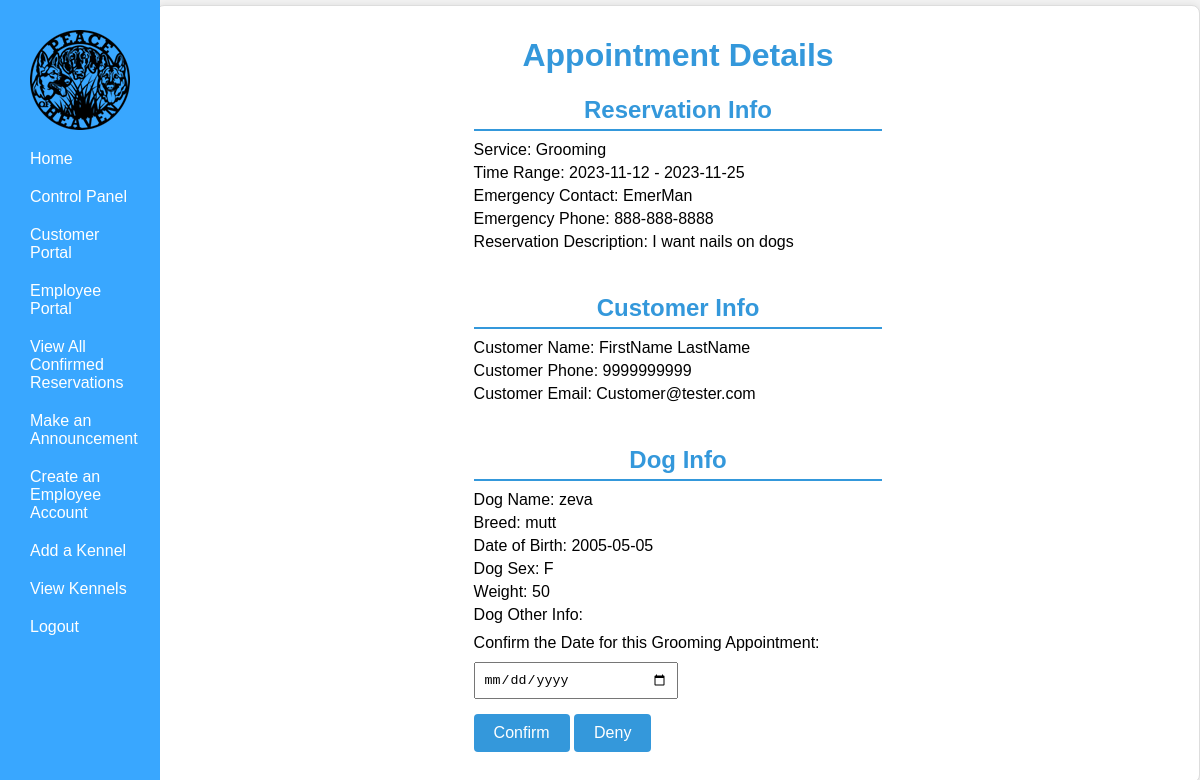
The app's page /php/AdminPortal/AppointmentApproval.php?custid=14&dogid=2&reservationid=6&service=Grooming (signed in), older data.
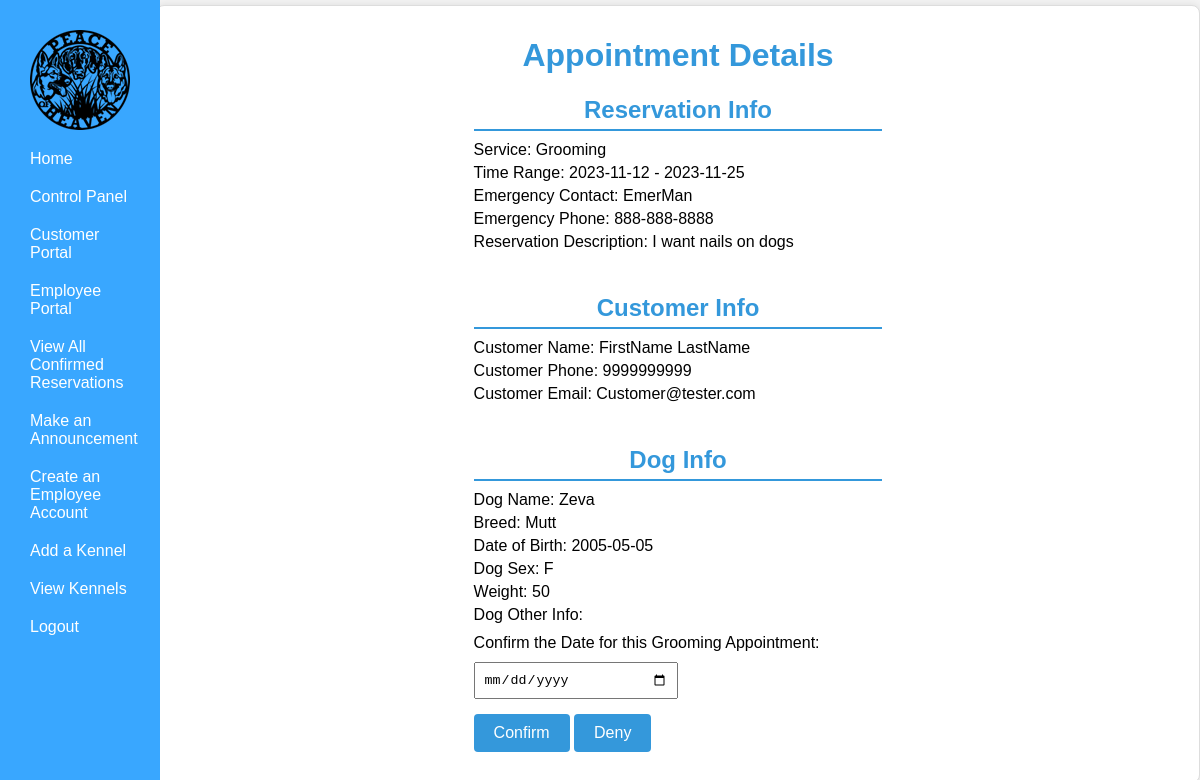
The same page, newer data.
### tables this page shows
CREATE TABLE `dog` (
  `DogID` int(11) NOT NULL,
  `DogName` varchar(30) NOT NULL,
  `Breed` varchar(30) NOT NULL,
  `DogDOB` date NOT NULL,
  `Sex` char(1) NOT NULL,
  `isFixed` tinyint(1) NOT NULL,
  `Weight` int(3) NOT NULL,
  `Color` varchar(16) NOT NULL,
  `HasForms` tinyint(1) NOT NULL DEFAULT 0,
  `DogOtherInfo` varchar(500) NOT NULL,
  `CustID` int(11) NOT NULL
);

### php/UserHandling/classes/Config.php (called while the page is built)
<?php
class Config {
    public static function get($path = null) {
        if($path) {
            $config = $GLOBALS['config'];
            $path = explode('/',$path);
            foreach($path as $bit ) {
                if(isset($config[$bit])) {
                    $config = $config[$bit];
                } else {
                    return false;
                }
            }
            return $config;
        }
        return false;
    }
}

### php/UserHandling/classes/DB.php (called while the page is built, shortened)
<?php
class DB {
    private static $_instance = null;
    private $_pdo,
            $_query,
            $_lastQuery,
            $_error = false,
            $_results,
            $_count = 0;
    private function __construct() {
        try {
            $this->_pdo = new PDO('mysql:host=' . Config::get('mysql/host') . ';dbname=' . Config::get('mysql/db'),Config::get('mysql/username'), Config::get('mysql/password'));
        } catch (PDOException $e) {
            die($e->getMessage());
        }
    }
    public static function getInstance() {
        if(!isset(self::$_instance)) {
            self::$_instance = new DB();
        }
        return self::$_instance;
    }
    public function query($sql, $params = array()) {
        $this->_error = false;
        if($this->_query = $this->_pdo->prepare($sql)) {
            $x=1;
            if(count($params)) {
                foreach($params as $param) {
                    $this->_query->bindValue($x, $param);
                    $x++;
                }
            }
            if($this->_query->execute()) {
                $this->_results = $this->_query->fetchAll(PDO::FETCH_OBJ);
                $this->_count = $this->_query->rowCount();
            } else {
                $this->_error = true;
            }
        }
        return $this;
    }
    public function get($table, $where) {
        return $this->action('SELECT *', $table, $where);
    }
    public function results() {
        return $this->_results;
    }
    public function first() {
        return $this->results()[0];
    }
    private function action ($action, $table, $where = array()) {
        if(count($where) === 3) {
            $operators = array('=','>','<','<=','>=');
            $field      = $where[0];
            $operator   = $where[1];
            $value      = $where[2];
            if (in_array($operator, $operators)) {
                $sql = "{$action} FROM {$table} WHERE {$field} {$operator} ?";
                if(!$this->query($sql,array($value))->error()) {
                    return $this;
                }
            }
        }
        return false;
    }
    public function count() {
        return $this->_count;
    }
    public function error() {
        return $this->_error;
    }
}

### php/UserHandling/classes/User.php (called while the page is built, shortened)
<?php
class User {
    private $_db,
            $_data,
            $_sessionName,
            $_cookieName,
            $_isLoggedIn;
    public function __construct($user = null) {
        $this->_db = DB::getInstance();
        $this->_sessionName = Config::get('session/session_name');
        if(!$user) {
            if(Session::exists($this->_sessionName)) {
                $user = Session::get($this->_sessionName);
                if($this->find($user)) {
                    $this->_isLoggedIn = true;
                } else {
                }
            }
        } else {
            $this->find($user);
        }
    }
    public function find($user = null) {
        if($user) {
            $field = (is_numeric($user)) ? 'id' : 'username';
            $data = $this->_db->get('users', array($field, '=', $user));
            if($data->count() > 0) {
                $this->_data = $data->first();
                return true;
            }
        }
        return false;
    }
    public function data() {
        return $this->_data;
    }
    public function isLoggedIn() {
        return $this->_isLoggedIn;
    }
}

### php/UserHandling/classes/Session.php (called while the page is built, shortened)
<?php
class Session {
    public static function exists($name) {
        return (isset($_SESSION[$name])) ? true : false;
    }
    public static function get($name) {
        return $_SESSION[$name];
    }
}

### php/UserHandling/classes/GroomingReservation.php (called while the page is built, shortened)
<?php
class GroomingReservation {
    private $_db,
            $_groomingReservationData,
            $_sessionName,
            $_cookieName;
    public function __construct($service, array $dogs) {
        $this->_db = DB::getInstance();
    }
    public function getReservationData()
    {
        return $this->_groomingReservationData;
    }
    public function getReservationById($reservationId) {
        $fields = 'GroomResID';
        $data = $this->_db->get('grooming_reservation', array($fields, '=', $reservationId));
        if($data->count() > 0) {
            $this->_groomingReservationData = $data->first();
            return true;
        }
        return false;
    }
}

### php/UserHandling/classes/Customer.php (called while the page is built, shortened)
<?php
class Customer {
    private $_db,
            $_customerData,
            $_sessionName;
    public function __construct() {
        $this->_db = DB::getInstance();
    }
    public function findCustInfoWithCustID($customer = null){
        if($customer){
            $fields = 'CustID';
            $data = $this->_db->get('customer', array($fields, '=', $customer));
            if($data->count() > 0) {
                $this->_customerData = $data->first();
                return true;
            }
        }else{
            return false;
        }
    }
    public function data(){
        return $this->_customerData;
    }
}

### php/UserHandling/classes/Dog.php (called while the page is built, shortened)
<?php
class Dog {
    private $_db,
            $_dogData,
            $_sessionName;
    public function __construct() {
        $this->_db = DB::getInstance();
    }
    public function findDogInfoWithDogID($dog = null){
        if($dog){
            $fields = 'DogID';
            $data = $this->_db->get('dog', array($fields, '=', $dog));
            if($data->count() > 0) {
                $this->_dogData = $data->first();
                return true;
            }
        }else{
            return false;
        }
    }
    public function data(){
        return $this->_dogData;
    }
}

### php/AdminPortal/AppointmentApproval.php (the view, shortened to what the changed rows need)
<?php
    $user = new User();
    if($user->isLoggedIn()) {
    $customer = new Customer();
    $dog = new Dog();
    if($user->data()->group == 3) {
        include("../AdminPortal/AdminNavBar.php");
    }
    $customer->findCustInfoWithCustID($_SESSION['custid']);
    $dog->findDogInfoWithDogID($_SESSION['dogid']);
    $custName = $customer->data()->CustFirstName . ' ' . $customer->data()->CustLastName;
    $custPhone = $customer->data()->CustPhone;
    $custEmail = $customer->data()->AcctEmail;
    $dogName = $dog->data()->DogName;
    $dogBreed = $dog->data()->Breed;
    $dogDOB = $dog->data()->DogDOB;
    $dogSex = $dog->data()->Sex;
    $dogWeight = $dog->data()->Weight;
    $dogOtherInfo = $dog->data()->DogOtherInfo;
    if($_SESSION['service'] == 'Grooming')
    {
        $groomingReservation = new GroomingReservation('Grooming',array());
        $groomingReservation->getReservationById($_SESSION['reservationid']);
        $timeRange = $groomingReservation->getReservationData()->ResStartDate . ' - ' . $groomingReservation->getReservationData()->ResEndDate;
        $emerContact = $groomingReservation->getReservationData()->EmerContact;
        $emerPhone = $groomingReservation->getReservationData()->EmerPhone;
        $resDesc = $groomingReservation->getReservationData()->GroomingDesc;
    }
?>
<!DOCTYPE html>
<html>
<head>
    <link rel="stylesheet" href="/PeaceOfHeavenWebPage/css/AppointmentApproval.css">
</head>
<body>
    <div class=content>
        <h1> Appointment Details </h1>
    <form method="post" >
        <h2>Reservation Info</h2>
        <p>Service: <?php print($_SESSION['service']) ?></p>
        <p>Time Range: <?php print($timeRange) ?></p>
        <p>Emergency Contact: <?php print($emerContact) ?></p>
        <p>Emergency Phone: <?php print($emerPhone) ?></p>
        <p>Reservation Description: <?php print($resDesc) ?></p>
        <br>
        <h2>Customer Info</h2>
        <p>Customer Name: <?php print($custName)?></p>
        <p>Customer Phone: <?php print($custPhone)?></p>
        <p>Customer Email: <?php print($custEmail)?></p>
        <br>
        <h2>Dog Info</h2>
        <p>Dog Name: <?php print($dogName)?></p>
        <p>Breed: <?php print($dogBreed)?></p>
        <p>Date of Birth: <?php print($dogDOB)?></p>
        <p>Dog Sex: <?php print($dogSex)?></p>
        <p>Weight: <?php print($dogWeight)?></p>
        <p>Dog Other Info: <?php print($dogOtherInfo)?></p>
        <?php
            if($_SESSION['service'] == 'Grooming'){
                echo '<label for="ResStartTime">Confirm the Date for this Grooming Appointment:</label>';
                echo'<input type="date" id="ResStartTime" name="ResStartTime" required><br>';
            }
        ?>
        <input type="submit" name="Confirm" value="Confirm">
        <input type="submit" name="Deny"value="Deny">
    </form>
    </div>
</body>
</html>
<?php
        }else(Redirect::to('../UserHandling/login.php'));
?>

Row changes from the older to the newer data that the page shows:
changed dog: DogName "zeva" → "Zeva"; Breed "mutt" → "Mutt"
